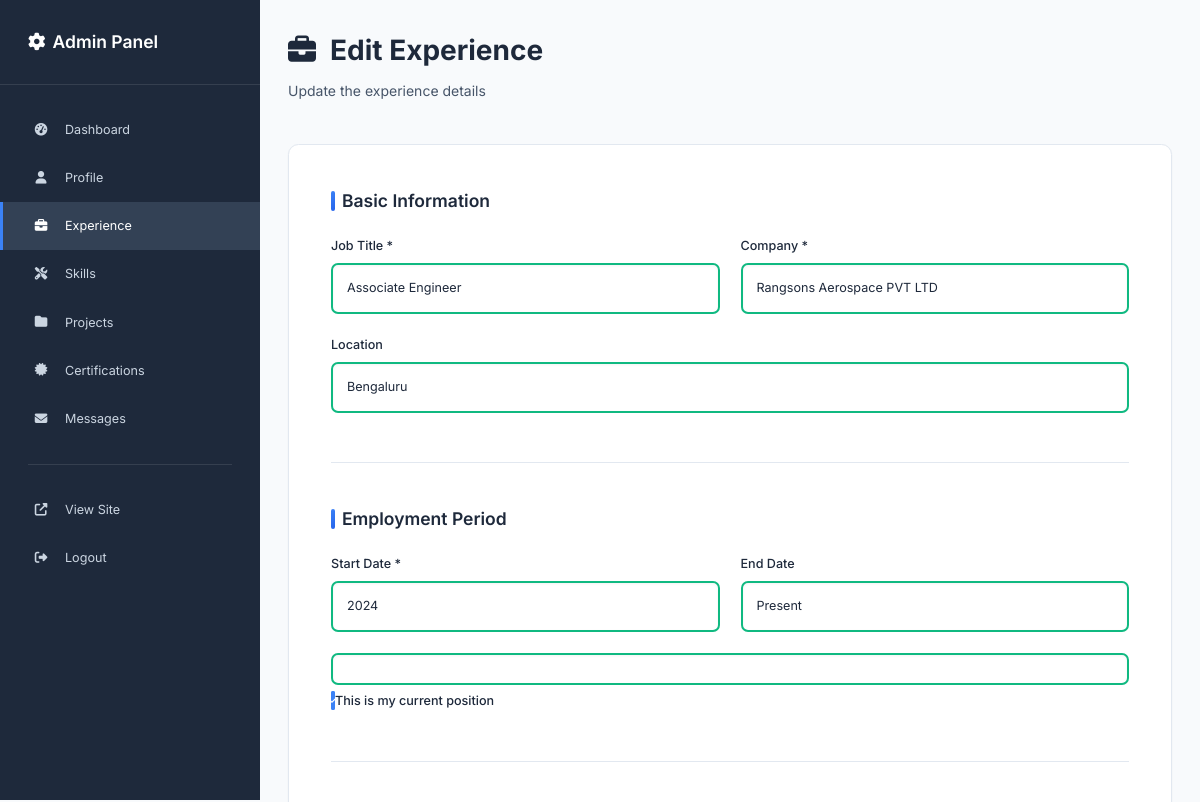
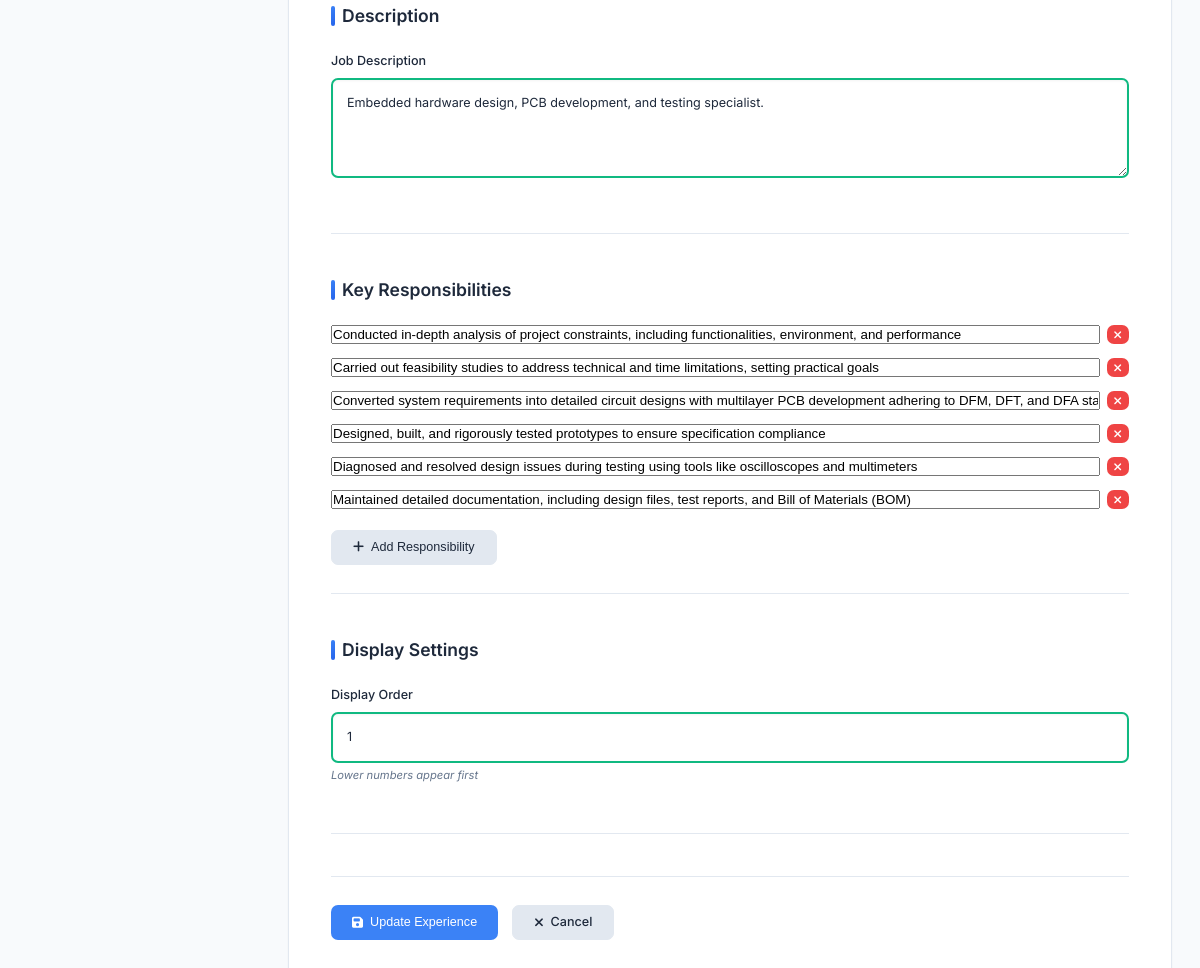
Page /admin/experience/edit/1 (signed in) on the committed database (2 pictures, top to bottom).
### app.py (models this page shows)
class Experience(db.Model):
    id = db.Column(db.Integer, primary_key=True)
    job_title = db.Column(db.String(200), nullable=False)
    company = db.Column(db.String(200), nullable=False)
    location = db.Column(db.String(100))
    start_date = db.Column(db.String(50), nullable=False)
    end_date = db.Column(db.String(50))
    is_current = db.Column(db.Boolean, default=False)
    description = db.Column(db.Text)
    responsibilities = db.Column(db.Text)  # JSON string of list
    order_index = db.Column(db.Integer, default=0)
    created_at = db.Column(db.DateTime, default=datetime.utcnow)

### app.py (the view, shortened to what this page needs)
@app.route('/admin/experience/edit/<int:id>', methods=['GET', 'POST'])
def admin_edit_experience(id):
    if not session.get('is_admin'):
        return redirect(url_for('admin_login'))
    experience = Experience.query.get_or_404(id)
    return render_template('admin/experience_form.html', experience=experience)

### app.py (called while the page is built)
@app.template_filter('from_json')
def from_json_filter(value):
    if value:
        try:
            return json.loads(value)
        except (json.JSONDecodeError, TypeError):
            return []
    return []

### templates/admin/experience_form.html (shortened to what this page needs)
{% extends "admin/base.html" %}
{% block content %}
<div class="admin-header">
    <h1>
        <i class="fas fa-briefcase"></i>
        {{ 'Edit Experience' if experience else 'Add New Experience' }}
    </h1>
    <p>{{ 'Update the experience details' if experience else 'Add a new professional experience entry' }}</p>
</div>
<div class="admin-content">
    <form method="POST" class="admin-form">
        <div class="form-section">
            <h2>Basic Information</h2>
            <div class="form-row">
                <div class="form-group">
                    <label for="job_title">Job Title *</label>
                    <input type="text" id="job_title" name="job_title"
                           value="{{ experience.job_title if experience else '' }}" required>
                </div>
                <div class="form-group">
                    <label for="company">Company *</label>
                    <input type="text" id="company" name="company"
                           value="{{ experience.company if experience else '' }}" required>
                </div>
            </div>
            <div class="form-group">
                <label for="location">Location</label>
                <input type="text" id="location" name="location"
                       value="{{ experience.location if experience else '' }}">
            </div>
        </div>
        <div class="form-section">
            <h2>Employment Period</h2>
            <div class="form-row">
                <div class="form-group">
                    <label for="start_date">Start Date *</label>
                    <input type="text" id="start_date" name="start_date"
                           value="{{ experience.start_date if experience else '' }}"
                           placeholder="e.g., January 2023 or 2023" required>
                </div>
                <div class="form-group">
                    <label for="end_date">End Date</label>
                    <input type="text" id="end_date" name="end_date"
                           value="{{ experience.end_date if experience else '' }}"
                           placeholder="e.g., December 2023 or 2023">
                </div>
            </div>
            <div class="form-group">
                <label class="checkbox-label">
                    <input type="checkbox" name="is_current"
                           {{ 'checked' if experience and experience.is_current else '' }}>
                    <span class="checkmark"></span>
                    This is my current position
                </label>
            </div>
        </div>
        <div class="form-section">
            <h2>Description</h2>
            <div class="form-group">
                <label for="description">Job Description</label>
                <textarea id="description" name="description" rows="3"
                          placeholder="Brief description of your role">{{ experience.description if experience else '' }}</textarea>
            </div>
        </div>
        <div class="form-section">
            <h2>Key Responsibilities</h2>
            <div class="dynamic-list" id="responsibilities-list">
                {% if experience and experience.responsibilities %}
                    {% for responsibility in experience.responsibilities|from_json %}
                    <div class="list-item">
                        <input type="text" name="responsibilities[]" value="{{ responsibility }}"
                               placeholder="Enter a key responsibility">
                        <button type="button" class="btn btn-sm btn-danger remove-item">
                            <i class="fas fa-times"></i>
                        </button>
                    </div>
                    {% endfor %}
                {% endif %}
            </div>
            <button type="button" class="btn btn-secondary add-item" data-target="responsibilities-list">
                <i class="fas fa-plus"></i>
                Add Responsibility
            </button>
        </div>
        <div class="form-section">
            <h2>Display Settings</h2>
            <div class="form-group">
                <label for="order_index">Display Order</label>
                <input type="number" id="order_index" name="order_index"
                       value="{{ experience.order_index if experience else 0 }}"
                       min="0" placeholder="0">
                <small>Lower numbers appear first</small>
            </div>
        </div>
        <div class="form-actions">
            <button type="submit" class="btn btn-primary">
                <i class="fas fa-save"></i>
                {{ 'Update Experience' if experience else 'Add Experience' }}
            </button>
            <a href="{{ url_for('admin_experiences') }}" class="btn btn-secondary">
                <i class="fas fa-times"></i>
                Cancel
            </a>
        </div>
    </form>
</div>
{% endblock %}

### rows in the picture
Experience: job_title "Associate Engineer", company "Rangsons Aerospace PVT LTD", location "Bengaluru", start_date "2024", end_date "Present", description "Embedded hardware design, PCB development, and testing specialist.", order_index "1"

### other values in the picture
{{ 'Edit Experience' if experience else 'Add New Experience' }} "Edit Experience"
{{ 'Update Experience' if experience else 'Add Experience' }} "Update Experience"
